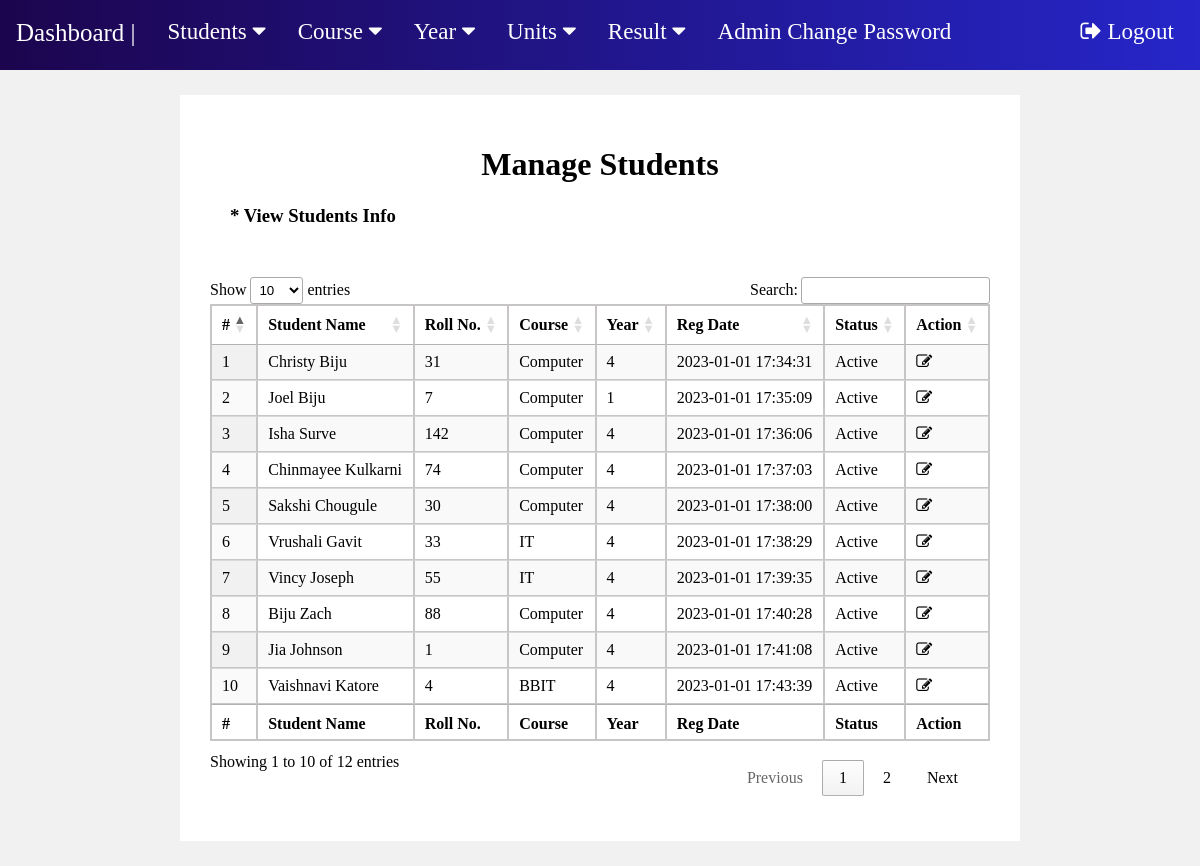
The page /manage-students.php (signed in) on the database its author committed.
### tables this page shows
CREATE TABLE `student` (
  `reg_id` int(255) NOT NULL,
  `Name` varchar(200) NOT NULL,
  `Roll_No` int(160) NOT NULL,
  `Email` varchar(100) NOT NULL,
  `Gender` varchar(50) NOT NULL,
  `DOB` varchar(100) NOT NULL,
  `branch_id` int(100) NOT NULL,
  `sem_id` int(8) NOT NULL,
  `Reg_date` timestamp NOT NULL DEFAULT current_timestamp(),
  `status` int(1) NOT NULL
);

CREATE TABLE `branch` (
  `branch_id` int(50) NOT NULL,
  `branch` varchar(100) NOT NULL
);

CREATE TABLE `semester` (
  `sem_id` int(9) NOT NULL,
  `semester` int(100) NOT NULL
);

### manage-students.php (the view, shortened to what this page needs)
<?php
include "includes/connection.php";
?>
<!DOCTYPE html>
<html lang="en">
<head>
    <link rel="stylesheet" type="text/css" href="css/fp1.css?version=51">
	<link rel="stylesheet" href=
"https://cdn.datatables.net/1.10.22/css/jquery.dataTables.min.css" />
</head>
<body>
    <?php include "nav.php";?>
    <div class="m2">
        <h1 style="text-align:center;">Manage Students</h1>
        <h3 style="margin : 20px; margin-bottom:50px">* View Students Info</h3>
        <table id="tableID" class="display">
            <thead  >
                <tr >
                    <th >#</th>
                    <th>Student Name</th>
                    <th>Roll No.</th>
                    <th>Course</th>
                    <th>Year</th>
                    <th>Reg Date</th>
                    <th>Status</th>
                    <th>Action</th>
                </tr>
            </thead>
            <tfoot>
                <tr>
                    <th>#</th>
                    <th>Student Name</th>
                    <th>Roll No.</th>
                    <th>Course</th>
                    <th>Year</th>
                    <th>Reg Date</th>
                    <th>Status</th>
                    <th>Action</th>
                </tr>
            </tfoot>
            <tbody>
<?php
$sql = "SELECT student.Name, student.Roll_No, student.Reg_date, student.status, student.reg_id, branch.branch, semester.semester from student join branch on student.branch_id = branch.branch_id join semester on student.sem_id = semester.sem_id ";
$result = mysqli_query($conn, $sql);
$c = 1;
$num = mysqli_num_rows($result);
if($num > 0){
    while($row = mysqli_fetch_assoc($result)){
        ?>
        <tr>
            <td><?php echo $c;?></td>
            <td><?php echo $row['Name'];?></td>
            <td><?php echo $row['Roll_No'];?></td>
            <td><?php echo $row['branch'];?></td>
            <td><?php echo $row['semester'];?></td>
            <td><?php echo $row['Reg_date'];?></td>
            <td><?php if($row['status'] == 1){
                echo "Active";
            }
            else{
                echo "Blocked";
            };?></td>
            <td><a href="edit-student.php?stid=<?php echo $row['reg_id'];?>"><i class="fa fa-edit" title="Edit Record"></i> </a></td>
        </tr>
        <?php
        $c++;
    }
}
?>
            </tbody>
        </table>
    </div>
</body>
</html>

### nav.php (shortened to what this page needs)
    <!DOCTYPE html>
<html>
<head>
<link rel="stylesheet" href="https://cdnjs.cloudflare.com/ajax/libs/font-awesome/4.7.0/css/font-awesome.min.css">
 <link rel="stylesheet" href="css/nav.css">
</head>
<body>
<div class="navbar">
  <a href="dashboard.php">Dashboard | </a>
  <div class="dropdown">
    <button class="dropbtn">Students
      <i class="fa fa-caret-down"></i>
    </button>
  </div>
  <div class="dropdown">
    <button class="dropbtn">Course
      <i class="fa fa-caret-down"></i>
    </button>
  </div>
  <div class="dropdown">
    <button class="dropbtn">Year
      <i class="fa fa-caret-down"></i>
    </button>
  </div>
  <div class="dropdown">
    <button class="dropbtn">Units
      <i class="fa fa-caret-down"></i>
    </button>
  </div>
  <div class="dropdown">
    <button class="dropbtn">Result
      <i class="fa fa-caret-down"></i>
    </button>
  </div>
  <a href="change-password.php"style="font-size : 23px" >Admin Change Password </a>
  <a href="logout.php"style="font-size : 23px; float:right; margin-right : 10px" ><i class="fa fa-sign-out"></i> Logout </a>
</div>
</body>
</html>

### css/fp1.css (style rules this page uses)
body { background-color: rgb(241, 241, 241); margin: 0; }
table { border: 1px solid rgb(199, 197, 197); margin: auto auto; border-collapse: collapse; width: 95%; margin-bottom: 50px; }
th, td { border-collapse: collapse; padding: 8px; text-align: left; border: 1px solid rgb(199, 197, 197); border-collapse: collapse; }
th { text-align: left; }
a { text-decoration: none; color: black; }
.m2 { background-color:White; border: 30px solid white; margin : 25px auto; width: 65%; }

### css/nav.css (style rules this page uses)
.navbar { padding-top:5px; height : 65px; overflow: hidden; background:linear-gradient(to right,rgb(28, 5, 78),rgb(38, 38, 201)); }
.navbar a { float: left; font-size: 25px; color: white; text-align: center; padding: 14px 16px; text-decoration: none; }
.dropdown { float: left; overflow: hidden; }
.dropdown .dropbtn { font-size: 23px; border: none; outline: none; color: white; padding: 14px 16px; background-color: inherit; font-family: inherit; margin: 0; }

### rows shown on the page
student: Name "Christy Biju", Roll_No "31", branch.branch "Computer", sem.semester "4", Reg_date "2023-01-01 17:34:31", status "Active"
student: Name "Joel Biju", Roll_No "7", branch.branch "Computer", sem.semester "1", Reg_date "2023-01-01 17:35:09", status "Active"
student: Name "Isha Surve", Roll_No "142", branch.branch "Computer", sem.semester "4", Reg_date "2023-01-01 17:36:06", status "Active"
student: Name "Chinmayee Kulkarni", Roll_No "74", branch.branch "Computer", sem.semester "4", Reg_date "2023-01-01 17:37:03", status "Active"
student: Name "Sakshi Chougule", Roll_No "30", branch.branch "Computer", sem.semester "4", Reg_date "2023-01-01 17:38:00", status "Active"
student: Name "Vrushali Gavit", Roll_No "33", branch.branch "IT", sem.semester "4", Reg_date "2023-01-01 17:38:29", status "Active"
student: Name "Vincy Joseph", Roll_No "55", branch.branch "IT", sem.semester "4", Reg_date "2023-01-01 17:39:35", status "Active"
student: Name "Biju Zach", Roll_No "88", branch.branch "Computer", sem.semester "4", Reg_date "2023-01-01 17:40:28", status "Active"
student: Name "Jia Johnson", Roll_No "1", branch.branch "Computer", sem.semester "4", Reg_date "2023-01-01 17:41:08", status "Active"
student: Name "Vaishnavi Katore", Roll_No "4", branch.branch "BBIT", sem.semester "4", Reg_date "2023-01-01 17:43:39", status "Active"
